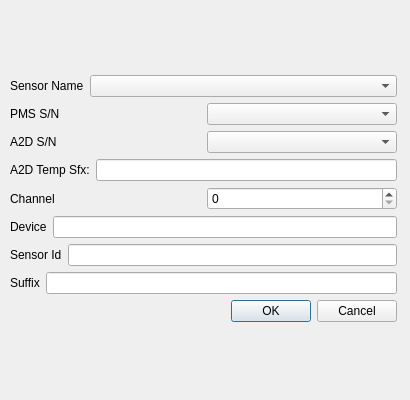
<?xml version="1.0" encoding="UTF-8"?>
<ui version="4.0">
 <class>config::AddSensorComboDialog</class>
 <widget class="QDialog" name="config::AddSensorComboDialog">
  <property name="geometry">
   <rect>
    <x>0</x>
    <y>0</y>
    <width>410</width>
    <height>400</height>
   </rect>
  </property>
  <property name="sizePolicy">
   <sizepolicy hsizetype="Expanding" vsizetype="MinimumExpanding">
    <horstretch>0</horstretch>
    <verstretch>0</verstretch>
   </sizepolicy>
  </property>
  <property name="windowTitle">
   <string>Add Sensor</string>
  </property>
  <widget class="QWidget" name="layoutWidget">
   <property name="geometry">
    <rect>
     <x>10</x>
     <y>10</y>
     <width>387</width>
     <height>376</height>
    </rect>
   </property>
   <layout class="QVBoxLayout" name="verticalLayout">
    <property name="sizeConstraint">
     <enum>QLayout::SetNoConstraint</enum>
    </property>
    <item>
     <spacer name="verticalSpacer_top">
      <property name="orientation">
       <enum>Qt::Vertical</enum>
      </property>
      <property name="sizeHint" stdset="0">
       <size>
        <width>168</width>
        <height>13</height>
       </size>
      </property>
     </spacer>
    </item>
    <item>
     <layout class="QHBoxLayout" name="SensorLayout">
      <property name="sizeConstraint">
       <enum>QLayout::SetNoConstraint</enum>
      </property>
      <item>
       <widget class="QLabel" name="SensorLabel">
        <property name="text">
         <string>Sensor Name</string>
        </property>
        <property name="buddy">
         <cstring>SensorBox</cstring>
        </property>
       </widget>
      </item>
      <item>
       <widget class="QComboBox" name="SensorBox">
        <property name="sizePolicy">
         <sizepolicy hsizetype="Expanding" vsizetype="Fixed">
          <horstretch>3</horstretch>
          <verstretch>0</verstretch>
         </sizepolicy>
        </property>
        <property name="sizeAdjustPolicy">
         <enum>QComboBox::AdjustToContents</enum>
        </property>
       </widget>
      </item>
     </layout>
    </item>
    <item>
     <layout class="QHBoxLayout" name="PMSSNLayout">
      <item>
       <widget class="QLabel" name="PMSSNLabel">
        <property name="text">
         <string>PMS S/N</string>
        </property>
        <property name="buddy">
         <cstring>SensorBox</cstring>
        </property>
       </widget>
      </item>
      <item>
       <widget class="QComboBox" name="PMSSNBox"/>
      </item>
     </layout>
    </item>
    <item>
     <layout class="QHBoxLayout" name="A2DSNLayout">
      <item>
       <widget class="QLabel" name="A2DSNLabel">
        <property name="text">
         <string>A2D S/N</string>
        </property>
        <property name="buddy">
         <cstring>SensorBox</cstring>
        </property>
       </widget>
      </item>
      <item>
       <widget class="QComboBox" name="A2DSNBox"/>
      </item>
     </layout>
    </item>
    <item>
     <layout class="QHBoxLayout" name="A2DTempSuffixLayout">
      <item>
       <widget class="QLabel" name="A2DTempSuffixLabel">
        <property name="text">
         <string>A2D Temp Sfx:</string>
        </property>
       </widget>
      </item>
      <item>
       <widget class="QLineEdit" name="A2DTempSuffixText"/>
      </item>
     </layout>
    </item>
    <item>
     <layout class="QHBoxLayout" name="ChannelLayout">
      <item>
       <widget class="QLabel" name="ChannelLabel">
        <property name="text">
         <string>Channel</string>
        </property>
        <property name="buddy">
         <cstring>DeviceText</cstring>
        </property>
       </widget>
      </item>
      <item>
       <widget class="QSpinBox" name="ChannelBox"/>
      </item>
     </layout>
    </item>
    <item>
     <layout class="QHBoxLayout" name="DeviceLayout">
      <item>
       <widget class="QLabel" name="DeviceLabel">
        <property name="text">
         <string>Device</string>
        </property>
        <property name="buddy">
         <cstring>DeviceText</cstring>
        </property>
       </widget>
      </item>
      <item>
       <widget class="QLineEdit" name="DeviceText">
        <property name="inputMask">
         <string/>
        </property>
        <property name="text">
         <string/>
        </property>
        <property name="frame">
         <bool>true</bool>
        </property>
        <property name="readOnly">
         <bool>true</bool>
        </property>
       </widget>
      </item>
     </layout>
    </item>
    <item>
     <layout class="QHBoxLayout" name="IdLayout">
      <item>
       <widget class="QLabel" name="IdLabel">
        <property name="text">
         <string>Sensor Id</string>
        </property>
        <property name="buddy">
         <cstring>IdText</cstring>
        </property>
       </widget>
      </item>
      <item>
       <widget class="QLineEdit" name="IdText">
        <property name="inputMask">
         <string/>
        </property>
        <property name="text">
         <string/>
        </property>
       </widget>
      </item>
     </layout>
    </item>
    <item>
     <layout class="QHBoxLayout" name="suffixLayout">
      <item>
       <widget class="QLabel" name="SuffixLabel">
        <property name="text">
         <string>Suffix</string>
        </property>
       </widget>
      </item>
      <item>
       <widget class="QLineEdit" name="SuffixText"/>
      </item>
     </layout>
    </item>
    <item>
     <widget class="QDialogButtonBox" name="buttonBox">
      <property name="orientation">
       <enum>Qt::Horizontal</enum>
      </property>
      <property name="standardButtons">
       <set>QDialogButtonBox::Cancel|QDialogButtonBox::Ok</set>
      </property>
     </widget>
    </item>
    <item>
     <spacer name="verticalSpacer_bottom">
      <property name="orientation">
       <enum>Qt::Vertical</enum>
      </property>
      <property name="sizeHint" stdset="0">
       <size>
        <width>168</width>
        <height>13</height>
       </size>
      </property>
     </spacer>
    </item>
   </layout>
  </widget>
 </widget>
 <tabstops>
  <tabstop>SensorBox</tabstop>
  <tabstop>ChannelBox</tabstop>
  <tabstop>DeviceText</tabstop>
  <tabstop>IdText</tabstop>
  <tabstop>SuffixText</tabstop>
  <tabstop>buttonBox</tabstop>
 </tabstops>
 <resources/>
 <connections>
  <connection>
   <sender>buttonBox</sender>
   <signal>accepted()</signal>
   <receiver>config::AddSensorComboDialog</receiver>
   <slot>accept()</slot>
   <hints>
    <hint type="sourcelabel">
     <x>203</x>
     <y>225</y>
    </hint>
    <hint type="destinationlabel">
     <x>15</x>
     <y>15</y>
    </hint>
   </hints>
  </connection>
  <connection>
   <sender>buttonBox</sender>
   <signal>rejected()</signal>
   <receiver>config::AddSensorComboDialog</receiver>
   <slot>reject()</slot>
   <hints>
    <hint type="sourcelabel">
     <x>203</x>
     <y>225</y>
    </hint>
    <hint type="destinationlabel">
     <x>15</x>
     <y>15</y>
    </hint>
   </hints>
  </connection>
  <connection>
   <sender>SensorBox</sender>
   <signal>currentIndexChanged(QString)</signal>
   <receiver>config::AddSensorComboDialog</receiver>
   <slot>newSensor(QString)</slot>
   <hints>
    <hint type="sourcelabel">
     <x>126</x>
     <y>34</y>
    </hint>
    <hint type="destinationlabel">
     <x>15</x>
     <y>0</y>
    </hint>
   </hints>
  </connection>
  <connection>
   <sender>ChannelBox</sender>
   <signal>valueChanged(int)</signal>
   <receiver>config::AddSensorComboDialog</receiver>
   <slot>setDevice(int)</slot>
   <hints>
    <hint type="sourcelabel">
     <x>170</x>
     <y>63</y>
    </hint>
    <hint type="destinationlabel">
     <x>15</x>
     <y>0</y>
    </hint>
   </hints>
  </connection>
  <connection>
   <sender>SensorBox</sender>
   <signal>activated(QString)</signal>
   <receiver>config::AddSensorComboDialog</receiver>
   <slot>newSensor(QString)</slot>
   <hints>
    <hint type="sourcelabel">
     <x>156</x>
     <y>33</y>
    </hint>
    <hint type="destinationlabel">
     <x>109</x>
     <y>114</y>
    </hint>
   </hints>
  </connection>
  <connection>
   <sender>SuffixText</sender>
   <signal>returnPressed()</signal>
   <receiver>config::AddSensorComboDialog</receiver>
   <slot>accept()</slot>
   <hints>
    <hint type="sourcelabel">
     <x>154</x>
     <y>175</y>
    </hint>
    <hint type="destinationlabel">
     <x>338</x>
     <y>765</y>
    </hint>
   </hints>
  </connection>
 </connections>
 <slots>
  <slot>newSensor(QString)</slot>
  <slot>setDevice(int)</slot>
 </slots>
</ui>
